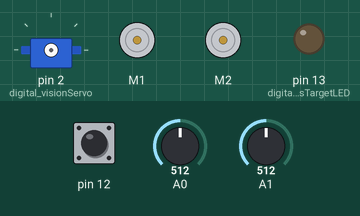
The sketch below on a simulated Arduino Uno, built with avr-gcc and run on an emulated ATmega328P. Shown: servo, 2 × DC motor (green arrow = forward, orange = backward, longer = faster), output pins drawn as LEDs (lit = HIGH). The test bench sets the inputs (shaded band); at power-on: pin 12 HIGH, A0 = 512, A1 = 512.

Above: at 0.8 s.
0.9 s: pin 12 pulled LOW for 0.15 s
At 1.5 s:
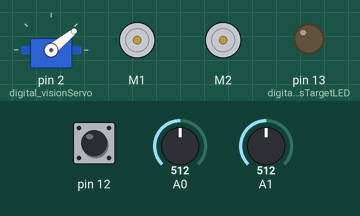
2.5 s: pin 12 pulled LOW for 1 s
At 3.65 s:
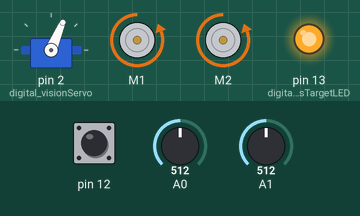
At 4.25 s:
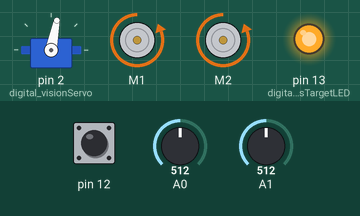
Timing chart, 0 to 18.2 s (numbered marks = the images above; inputs shaded):
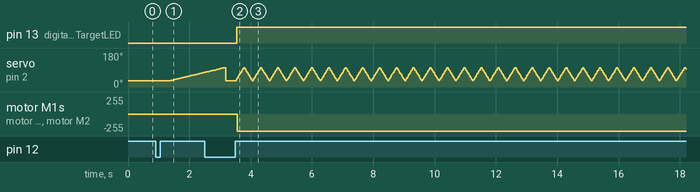

Measured:
- after the input at 0.9 s, servo on pin 2 (digital_visionServo): moves from 32° to 78° over 1.1 s, starting after 0.47 s
- after the input at 2.5 s, pin 13 (digital_hasTargetLED): LOW → HIGH after 1.1 s; motor M1, motor M2: stopped → backward 255/255 after 1.1 s

The sketch:

Zumbot.ino
```cpp
#include "FuncQueHandler.h"
#include "cameraHandler.h"
#include "borderCheckHandler.h"
#include <ZumoMotors.h>
#include <Pushbutton.h>

const unsigned char digital_visionServo = 2;        //which pin the cameraservo is connected to
const unsigned char analog_visionSensor = 0;        //which pin the "camera" sensor is connected to
const unsigned char analog_borderLeft = 1;          //which pin the leftmost bordersensor is connected to
const unsigned char analog_borderRight = 2;         //which pin the rightmost bordersensor is connected to
const unsigned char digital_hasTargetLED = 13;      //which pin the LED to indicate that an target is aquired is connected to

const unsigned int panicDuration = 500;             //for how long the bot should panic after detecting an edge
const unsigned char acceptableRammingDeviation = 10; //how large an deviation is acceptable for ramming

ZumoMotors motors;
cameraHandler vision;
borderCheckHandler border(analog_borderLeft, analog_borderRight);
Pushbutton butt(ZUMO_BUTTON);

unsigned long panicTime = 0;

void setup() {
  Serial.begin(9600);
  butt.waitForButton();
  pinMode(digital_hasTargetLED, OUTPUT);
  configureVision();
  butt.waitForButton();
  //play music for 5 seconds
  factory.make_thread(periodic, 1, &visionTic);       //factory is a functionqueuer found in the "FuncQueHandler"-files, adds the visionTic-function to be executed periodically every 1 milliseconds
  factory.make_thread(periodic, 50, &debugging);
}

void configureVision() {
  vision.attach(digital_visionServo, analog_visionSensor); //attaches servo and stores what analogpin the sensor is connected to
  vision.calibrate();  //performes a sweep to calibrate the sensor
}

void visionTic() {
  vision.tic(); //cannot reference memberfunctions, which is why this local function executing the memberfunction is here
}

void debugging() {
  digitalWrite(digital_hasTargetLED, vision.enemyInView);
  if (border.left() || border.right()) {
    panicTime = millis() + panicDuration;
  }
  if (panicTime < millis()) {
    if (!vision.enemyInView ) {
      motors.setSpeeds(400, -100);
    } else {
      if (vision.enemyAngle - vision.enemyWidth > 90 + acceptableRammingDeviation) {
        motors.setSpeeds(200, -100 );
      } else if (vision.enemyAngle + vision.enemyWidth < 90 - acceptableRammingDeviation) {
        motors.setSpeeds(-100, 200);
      } else {
        motors.setSpeeds(400, 400);
      }
    }
  } else {
    motors.setSpeeds(-400, -400);
  }
}
```

FuncQueHandler.cpp
```cpp
#include "FuncQueHandler.h"

FuncQueHandler factory;

void loop(){
  factory.tic();
}

int FuncQueHandler::gen_key() {
  int ID = 0;
  for (int i = 0; i < queueSize; i++) {
    if (queue[i].processID >= ID && queue[i].processID != -1)
    {
      ID = queue[i].processID + 1;
    }
  }
  return ID;
}

FuncQueHandler::FuncQueHandler() {
  for (int i = 0; i < queueSize; i++) {
    queue[i].processID = -1;
  }
}

void FuncQueHandler::add(callRequest _call) {
  for (int i = 0; i < queueSize; i++) {
    if (queue[i].processID == -1) {
      queue[i] = _call;
      return;
    }
  }
}

int FuncQueHandler::make_thread(int _flag, int _time, funcptr _function) {
  callRequest newcall;
  newcall.processID = gen_key();
  newcall.flag = _flag;
  newcall.initTime = millis();
  newcall.Time = _time;
  newcall.function = _function;
  add(newcall);
  return newcall.processID;
}

void FuncQueHandler::tic() {
  int bestCandidate = -1;
  unsigned long longestOverdue = 0;
  unsigned long longestIdle = 0;
  for (int i = 0; i < queueSize; i++) {
    if (queue[i].processID != -1) { //if in use
      switch (queue[i].flag) {
        case idle:
          if (longestOverdue == 0) {
            if (millis() - (queue[i].initTime) > longestIdle) { //if idle for longer than others
              longestIdle = millis() - queue[i].initTime;
              bestCandidate = i;
            }
          }
          break;
        case timed:
        case periodic:
        case strictPeriodic: //hvis en av disse tre tidsbaserte typene
          if (millis() > (queue[i].initTime + queue[i].Time)) { //if overdue
            if (millis() - (queue[i].initTime + queue[i].Time) > longestOverdue) { //if most overdue
              longestOverdue = millis() - (queue[i].initTime + queue[i].Time);
              bestCandidate = i;
            }
          }
          break;
      }
    }
  }
  if (bestCandidate != -1) {
    if (DEBUG == true) {
      DEBUGtime = millis();
    }
    (*queue[bestCandidate].function)(); //calls functionpointer
    if (DEBUG == true) {
      Serial.print("Prosess \"");  //Display time thread execution used
      Serial.print(queue[bestCandidate].processID);
      Serial.print("\" used ");
      Serial.print(millis() - DEBUGtime);
      Serial.println("ms");
    }
    switch (queue[bestCandidate].flag) {
      case idle:
        queue[bestCandidate].initTime = millis(); //reset initTime, but keep thread as idlethread
        break;
      case timed:
        queue[bestCandidate].processID = -1; //kills thread
        break;
      case strictPeriodic:
        queue[bestCandidate].initTime += queue[bestCandidate].Time; //if due every 1000ms, just add 1000ms between "startups"
        break;
      case periodic:
        queue[bestCandidate].initTime = millis(); //if ordinary periodic, just use time at end of execution, that's here, now
        break;
    }
  }
}
```

FuncQueHandler.h
```cpp
#ifndef _funcquehandler_h
#define _funcquehandler_h
#include <arduino.h>
typedef void (*funcptr)();
const int queueSize = 10; //Det maksimale antallet tråder som kan ligge i køen

enum flags {
  idle,
  timed,
  periodic,
  strictPeriodic
};

class FuncQueHandler
{
  private:
    struct callRequest {
      int processID;
      int flag;
      long unsigned int initTime;
      unsigned int Time;
      funcptr function;
    };
    callRequest queue[queueSize];
    int gen_key();
  public:
    bool DEBUG = false;
    unsigned long DEBUGtime;
    FuncQueHandler();
    void add(callRequest _call);
    int make_thread(int _flag, int _time, funcptr _function);
    void tic();
};

extern FuncQueHandler factory;
#endif
```

borderCheckHander.cpp
```cpp
#include "borderCheckHandler.h"

borderCheckHandler::borderCheckHandler(unsigned char _l, unsigned char _r): leftSensor(_l), rightSensor(_r) {}

bool borderCheckHandler::left() {
  if (blackIsSafe) {
    return blackIsSafe ? analogRead(leftSensor) > threshold : analogRead(leftSensor) < threshold;
  }
}

bool borderCheckHandler::right() {
  if (blackIsSafe) {
    return blackIsSafe ? analogRead(rightSensor) > threshold : analogRead(rightSensor) < threshold;
  }
}
```

borderCheckHandler.h
```cpp
#ifndef _bordercheckhandler_h
#define _bordercheckhandler_h
#include <arduino.h>

class borderCheckHandler
{
  private:
    unsigned char leftSensor, rightSensor;
    const int threshold = 500;
    const bool blackIsSafe = true;
  public:
    borderCheckHandler(unsigned char _l, unsigned char _r);
    bool left();
    bool right();
};

#endif
```

cameraHandler.cpp
```cpp
#include "cameraHandler.h"

void cameraHandler::writeServ(int ang) {
  serv.write(750 + ((long)1000 * (long)ang) / (long)180);
}

void cameraHandler::evaluateData() {
  //glatter ut data, fjerner sensorfeil og liknende
  for (int i = 0; i <= fieldOfView && false ; i++) {
    int tempVal = 0;
    tempVal += readings[(i + dataPoints - 1) % dataPoints]; //tar gjennomsnittet av tre målinger
    tempVal += readings[(i + dataPoints) % dataPoints];
    tempVal += readings[(i + dataPoints + 1) % dataPoints];
    readings[i] = tempVal / 3;                                //setter en avlesning lik gjennomsnittet av avlesningen og avlesningene over og under (avlesningen tatt på +/- 1 grad)
  }
  //finn lengste sammenhengende rekke med 1'ere (dvs lengste sammenhengende utslag=mest sannsynlig at er et "stort" objekt slik som en zumo)
  int currentStart = 0;
  int bestStart = -1, bestLength = 0;
  for (int i = 0; i < dataPoints; i++) {
    if (!(readings[i] > sensorThreshold)) {
      if (i - currentStart > bestLength) {
        bestStart = currentStart;
        bestLength = i - currentStart;
      }
      currentStart = i + 1;
    }
  }
  if (dataPoints - 1 - currentStart > bestLength) {
    bestStart = currentStart;
    bestLength = dataPoints - 1 - currentStart;
  }
  //evaluerer datane fra forrige ledd og ser om det kan være en fiende, og hvilken vinkel det i så fall korresponderer til
  if (bestLength > 3) {
    enemyInView = true;
    enemyAngle += leftmostAngle + bestStart + bestLength / 2; //objektets posisjon blir starten av "siluetten" pluss halve lengden, altså midten av siluetten, + hvileposisjonen (data[0] er tatt fra vinkel gitt av leftmostAngle)
    enemyAngle /= 2;
    enemyWidth = bestLength >> 1;
  } else {
    enemyInView = false;                                     //hvis ingen siluetter har stor nok størrelse så er det antakelig ingen fiende i sikte
  }
}

void cameraHandler::calibrate() {
  writeServ(leftmostAngle);
  delay(250);                                           //venter en stund for å være sikker på at servo rekker å nå hvileposisjon
  for (int i = 0; i <= fieldOfView; i++) {
    calibrationReadings[i] = 0;
    for (int j = 0; j < 100; j++) {                       //gjør fem målinger med litt tid imellom
      calibrationReadings[i] += analogRead(sensorPin);  //summerer opp de fem målingene
      delayMicroseconds(25);
    }
    calibrationReadings[i] = calibrationReadings[i] / 100;                       //deler på antallet målinger
    writeServ(leftmostAngle + i);                      //skriver neste vinkel
    delayMicroseconds(500);
  }
  writeServ(leftmostAngle);                            //går tilbake til hvileposisjon
  delay(250);
}

cameraHandler::cameraHandler() {
  currentAngle = 0;
  readings = new int[dataPoints];
  calibrationReadings = new int[dataPoints];
}

void cameraHandler::attach(unsigned char _servoPin, unsigned char _sensorPin) {
  servoPin = _servoPin;
  sensorPin = _sensorPin;
  serv.attach(_servoPin);
  writeServ(90);
}

void cameraHandler::tic() {
  readings[currentAngle] = analogRead(sensorPin) - calibrationReadings[currentAngle]; //leser av sensoren og trekker fra kalibreringsverdien
  if (goingRight) {
    currentAngle++;
  } else {
    currentAngle--;
  }
  if (currentAngle % 10 == 0) {
    evaluateData();
  }
  if (currentAngle > fieldOfView || currentAngle < 0) {
    currentAngle = constrain(currentAngle, 0, fieldOfView);
    goingRight = !goingRight;
  } else {
    writeServ(leftmostAngle + currentAngle);
  }
}
```

cameraHandler.h
```cpp
#ifndef _camerahandler_h
#define _camerahandler_h
#include "ServoTimer2.h"
#include <arduino.h>

class cameraHandler
{
  private:
    const bool DEBUG = false;
    const int fieldOfView = 135;
    const int leftmostAngle = (180 - fieldOfView) >> 1;
    const int dataPoints = fieldOfView + 1;
    const int sensorThreshold = 75;
    unsigned char servoPin;
    unsigned char sensorPin;
    int currentAngle = 0;
    int* readings;
    int* calibrationReadings;
    ServoTimer2 serv;
    bool goingRight = true;

  public:
    boolean enemyInView = false;
    int enemyAngle = 0;
    int enemyWidth = 0;

  private:
    void writeServ(int ang);
    void evaluateData();

  public:
    void calibrate();
    cameraHandler();
    void attach(unsigned char _servoPin, unsigned char _sensorPin);
    void tic();
};
#endif
```
